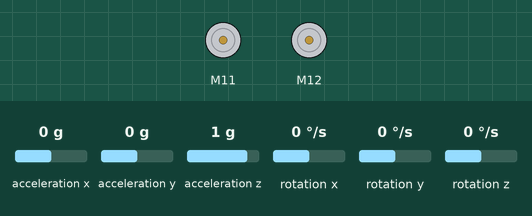
Simulated run of this sketch. Board: Arduino Uno, built with avr-gcc and run on an emulated ATmega328P. Parts: 2 × DC motor (green arrow = forward, orange = backward, longer = faster). Inputs (shaded band) come from the test bench; at power-on: rotation z 0 °/s, acceleration x 0 g, acceleration y 0 g, acceleration z 1 g, rotation x 0 °/s, rotation y 0 °/s.

Above: at 2.0 s.
2.1 s: rotation z set to -2 °/s
At 4.9 s:
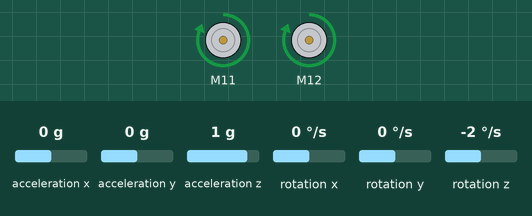
5.1 s: rotation z set to 1 °/s
At 7.5 s:
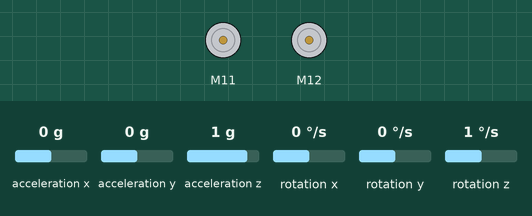
8.1 s: rotation z set to 4 °/s
At 10.2 s:
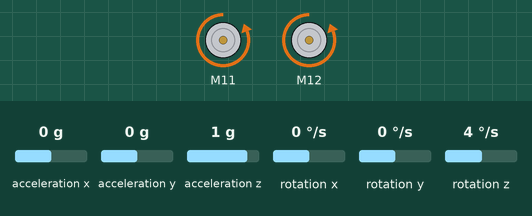
11.1 s: rotation z set to -192 °/s
At 11.8 s:
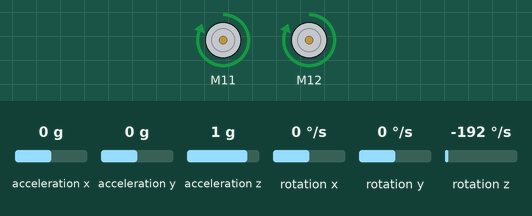
12.6 s: rotation z set to 100 °/s
At 15.9 s:
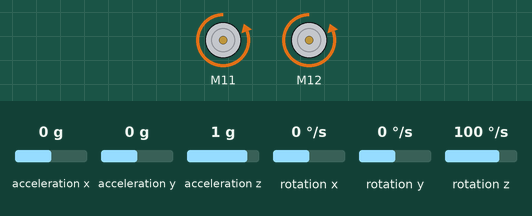
Timing chart, 0 to 16.6 s (numbered marks = the images above; inputs shaded):
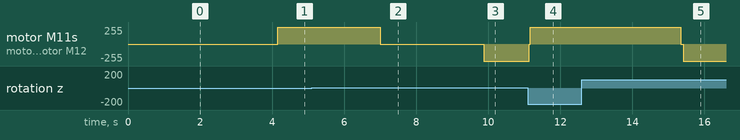

Measured:
- the behaviour switches between -1 and -2 °/s on rotation z (found by bisection; images 0 and 1)
- the behaviour switches between 0 and 1 °/s on rotation z (found by bisection; images 1 and 2)
- the behaviour switches between 2 and 3 °/s on rotation z (found by bisection; images 2 and 3)
- after the input at 2.1 s, motor M11, motor M12: stopped → forward 255/255 after 2.1 s
- after the input at 5.1 s, motor M11, motor M12: forward 255/255 → stopped after 1.9 s
- after the input at 8.1 s, motor M11, motor M12: stopped → backward 255/255 after 1.8 s
- after the input at 11.1 s, motor M11, motor M12: backward 255/255 → forward 255/255 at once
- after the input at 12.6 s, motor M11, motor M12: forward 255/255 → stopped after 2.7 s, → backward 255/255 0.07 s later

The sketch:

6.3D.ino
```cpp
#include <Arduino.h>
#include <Wire.h>
#include <MeAuriga.h>

MeGyro gyro(0, 0x69);
MeEncoderOnBoard motor_r(SLOT1);
MeEncoderOnBoard motor_l(SLOT2);

float startPos = 0;
const float THRESHOLD = 4;
const int SPEED = 1520;

void move(int s) {
  motor_r.setMotorPwm(s);
  motor_l.setMotorPwm(s);
}

void setup() {
  Serial.begin(115200);
  while(!Serial);
  TCCR1A = _BV(WGM10);
  TCCR1B = _BV(CS11) | _BV(WGM12);
  TCCR2A = _BV(WGM21) | _BV(WGM20);
  TCCR2B = _BV(CS21);

  gyro.begin();
  startPos = gyro.getAngle(3);
}

void loop() {
  gyro.update();

  float currentPos = gyro.getAngle(3);
  float movementDetected = currentPos - startPos;

  if (abs(movementDetected) <= THRESHOLD) {
    move(0);
    return;
  }

  move(movementDetected < 0 ? SPEED : -SPEED);

  while (abs(gyro.getAngle(3) - startPos) > THRESHOLD) {
    gyro.update();
    delay(10);
  }

  move(0);
}
```
